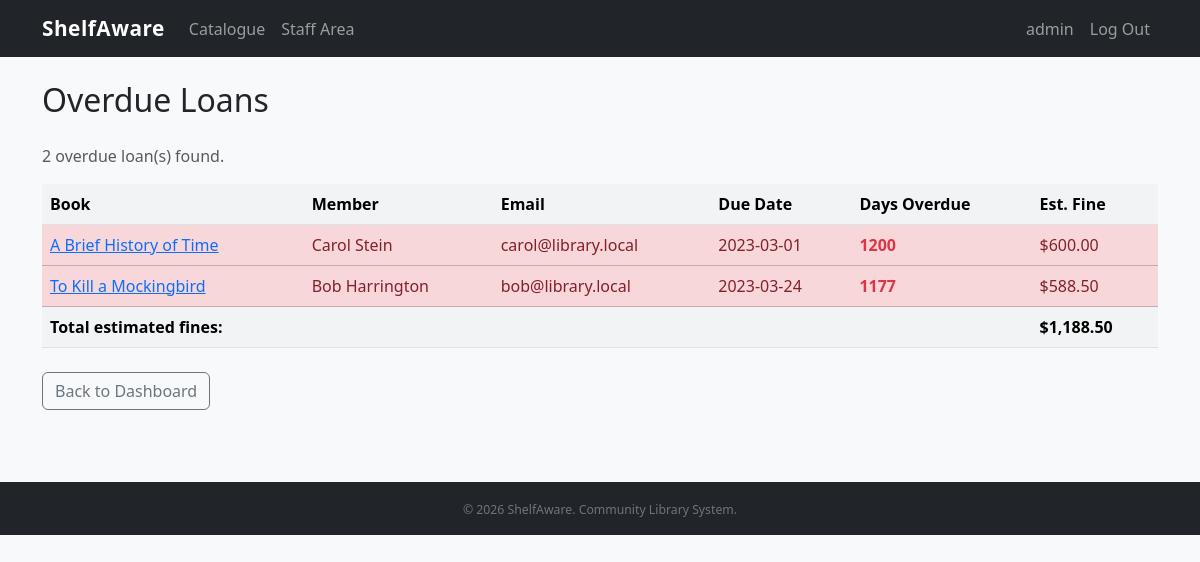
The app's page /overdue.php (signed in) with its own data.
### tables this page shows
CREATE TABLE IF NOT EXISTS loan (
    Loan_id INT PRIMARY KEY AUTO_INCREMENT,
    Book_id INT NOT NULL,
    Member_id INT NOT NULL,
    LoanDate DATE NOT NULL,
    DueDate DATE NOT NULL,
    ReturnDate DATE NULL,
    renewals TINYINT NOT NULL DEFAULT 0,
    CONSTRAINT fk_loan_book FOREIGN KEY (Book_id) REFERENCES book(Book_id),
    CONSTRAINT fk_loan_member FOREIGN KEY (Member_id) REFERENCES member(Member_id)
);

CREATE TABLE IF NOT EXISTS book (
    Book_id INT PRIMARY KEY AUTO_INCREMENT,
    Title VARCHAR(200) NOT NULL,
    Author VARCHAR(150) NOT NULL,
    ISBN VARCHAR(20),
    Category_id INT NOT NULL,
    CopiesTotal INT NOT NULL DEFAULT 1,
    CopiesAvailable INT NOT NULL DEFAULT 1,
    Year INT,
    CONSTRAINT fk_book_category FOREIGN KEY (Category_id) REFERENCES category(Category_id)
);

CREATE TABLE IF NOT EXISTS member (
    Member_id INT PRIMARY KEY AUTO_INCREMENT,
    Name VARCHAR(150) NOT NULL,
    Email VARCHAR(150) NOT NULL UNIQUE,
    Phone VARCHAR(20),
    JoinDate DATE NOT NULL,
    Password VARCHAR(255) NOT NULL
);

### helpers.php (called while the page is built, shortened)
<?php
function e(mixed $s): string
{
    return htmlspecialchars((string)$s, ENT_QUOTES | ENT_SUBSTITUTE, 'UTF-8');
}

### overdue.php (the view, shortened to what this page needs)
<?php
require_once __DIR__ . '/helpers.php';
$pdo = get_pdo();
$loans = $pdo->query("
    SELECT l.*, b.Title, m.Name AS MemberName, m.Email,
           DATEDIFF(CURDATE(), l.DueDate) AS DaysOverdue,
           DATEDIFF(CURDATE(), l.DueDate) * " . FINE_PER_DAY . " AS EstimatedFine
    FROM loan l
    JOIN book b ON l.Book_id = b.Book_id
    JOIN member m ON l.Member_id = m.Member_id
    WHERE l.ReturnDate IS NULL AND l.DueDate < CURDATE()
    ORDER BY l.DueDate ASC
")->fetchAll();
require __DIR__ . '/partials/header.php';
?>
<h2 class="mb-4">Overdue Loans</h2>
<?php if (empty($loans)): ?>
<div class="alert alert-success">No overdue loans.</div>
<?php else: ?>
<p class="text-muted"><?= count($loans) ?> overdue loan(s) found.</p>
<table class="table table-hover">
    <thead>
        <tr>
            <th>Book</th>
            <th>Member</th>
            <th>Email</th>
            <th>Due Date</th>
            <th>Days Overdue</th>
            <th>Est. Fine</th>
        </tr>
    </thead>
    <tbody>
    <?php foreach ($loans as $l): ?>
    <tr class="table-danger">
        <td><a href="/book.php?id=<?= e($l['Book_id']) ?>"><?= e($l['Title']) ?></a></td>
        <td><?= e($l['MemberName']) ?></td>
        <td><?= e($l['Email']) ?></td>
        <td><?= e($l['DueDate']) ?></td>
        <td class="fw-bold text-danger"><?= e($l['DaysOverdue']) ?></td>
        <td>$<?= number_format((float)$l['EstimatedFine'], 2) ?></td>
    </tr>
    <?php endforeach; ?>
    </tbody>
    <tfoot>
        <tr>
            <th colspan="5">Total estimated fines:</th>
            <th>$<?= number_format(array_sum(array_column($loans, 'EstimatedFine')), 2) ?></th>
        </tr>
    </tfoot>
</table>
<?php endif; ?>
<a href="/staff_dashboard.php" class="btn btn-outline-secondary mt-2">Back to Dashboard</a>
<?php require __DIR__ . '/partials/footer.php'; ?>

### styles.css (style rules this page uses)
body { background-color: #f8f9fa; }
.overdue-row, tr.table-danger td { color: #842029; font-weight: 500; }
.table th { font-weight: 600; background-color: #f1f3f5; }

### records on screen
loan: Book.Title "A Brief History of Time", Member.Name "Carol Stein", Member.Email "carol@library.local", DueDate "2023-03-01", DaysOverdue "1200", EstimatedFine "600.00"
loan: Book.Title "To Kill a Mockingbird", Member.Name "Bob Harrington", Member.Email "bob@library.local", DueDate "2023-03-24", DaysOverdue "1177", EstimatedFine "588.50"

### other values on screen
APP_NAME "ShelfAware"
$_SESSION['staff_username'] "admin"
count($loans) "2"
array_sum(array_column($loans, 'EstimatedFine')) "1,188.50"
